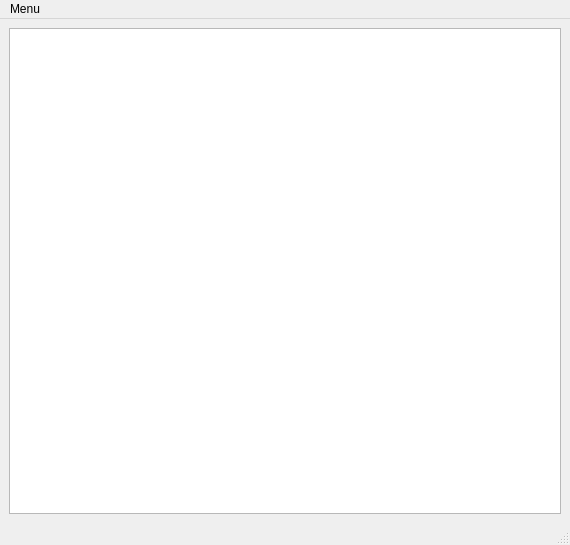
<?xml version="1.0" encoding="UTF-8"?>
<ui version="4.0">
 <class>MainWindow</class>
 <widget class="QMainWindow" name="MainWindow">
  <property name="geometry">
   <rect>
    <x>0</x>
    <y>0</y>
    <width>570</width>
    <height>545</height>
   </rect>
  </property>
  <property name="windowTitle">
   <string>MainWindow</string>
  </property>
  <widget class="QWidget" name="centralwidget">
   <layout class="QVBoxLayout" name="verticalLayout">
    <item>
     <widget class="CanvasView" name="canvasview"/>
    </item>
   </layout>
  </widget>
  <widget class="QMenuBar" name="menubar">
   <property name="geometry">
    <rect>
     <x>0</x>
     <y>0</y>
     <width>570</width>
     <height>25</height>
    </rect>
   </property>
   <widget class="QMenu" name="menuMenu">
    <property name="title">
     <string>Menu</string>
    </property>
    <addaction name="actionExit"/>
   </widget>
   <addaction name="menuMenu"/>
  </widget>
  <widget class="QStatusBar" name="statusbar"/>
  <action name="actionExit">
   <property name="text">
    <string>Exit</string>
   </property>
  </action>
 </widget>
 <customwidgets>
  <customwidget>
   <class>CanvasView</class>
   <extends>QGraphicsView</extends>
   <header>canvasview</header>
  </customwidget>
 </customwidgets>
 <resources/>
 <connections>
  <connection>
   <sender>actionExit</sender>
   <signal>triggered()</signal>
   <receiver>MainWindow</receiver>
   <slot>close()</slot>
   <hints>
    <hint type="sourcelabel">
     <x>-1</x>
     <y>-1</y>
    </hint>
    <hint type="destinationlabel">
     <x>184</x>
     <y>202</y>
    </hint>
   </hints>
  </connection>
 </connections>
</ui>
